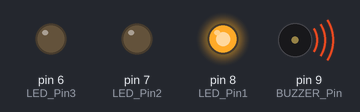
Recording of a sketch running on a simulated Arduino Uno, built with avr-gcc and run on an emulated ATmega328P. Parts: output pins drawn as LEDs (lit = HIGH), buzzer (waves = sounding).

Above: at 0.1 s.
At 1.1 s:
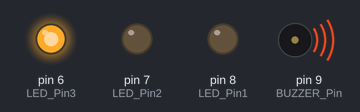
At 2.7 s:
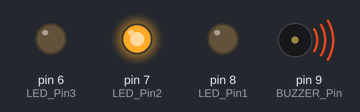
Timing chart, 0 to 3.0 s (numbered marks = the images above):
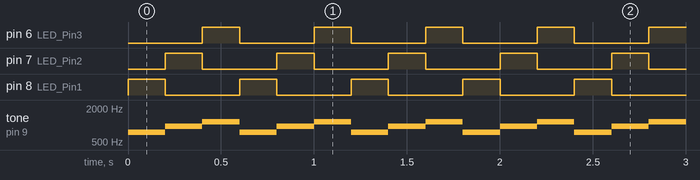

The sketch:

buzzer.ino
```cpp
// C++ code
int BUZZER_Pin = 9;
int LED_Pin1 = 8;
int LED_Pin2 = 7;
int LED_Pin3 = 6;
void setup()
{
  pinMode(LED_Pin1,OUTPUT);
  pinMode(LED_Pin2,OUTPUT);
  pinMode(LED_Pin3,OUTPUT);
  pinMode(BUZZER_Pin, OUTPUT);
}

void loop()
{
  digitalWrite(LED_Pin1,HIGH);
  if(digitalRead(LED_Pin1)==HIGH)
  {
    tone(BUZZER_Pin,750);
  }
  delay(200);
  digitalWrite(LED_Pin1,LOW);

  digitalWrite(LED_Pin2,HIGH);
  if(digitalRead(LED_Pin2)==HIGH)
  {
    tone(BUZZER_Pin,950);
  }
  delay(200);
  digitalWrite(LED_Pin2,LOW);

  digitalWrite(LED_Pin3,HIGH);
  if(digitalRead(LED_Pin3)==HIGH)
  {
    tone(BUZZER_Pin,1150);
  }
  delay(200);
  digitalWrite(LED_Pin3,LOW);

}
```

Measured:
- by itself, pin 6 (LED_Pin3), pin 7 (LED_Pin2), pin 8 (LED_Pin1): alternates HIGH for 0.20 s and LOW for 0.40 s
- by itself, tone on pin 9 (BUZZER_Pin): repeats every 0.60 s: 950 Hz 0.20 s, 1150 Hz 0.20 s, 750 Hz 0.20 s
